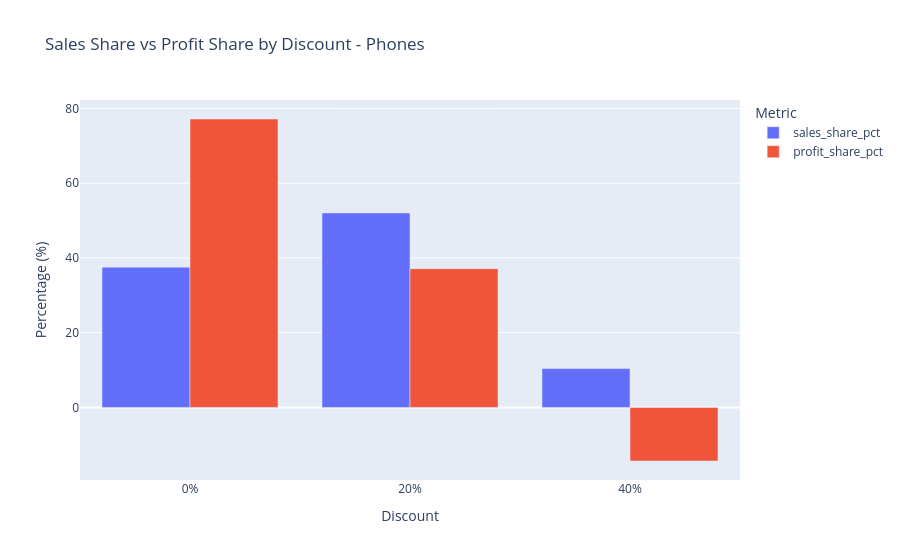

The code cell stored with this chart in its notebook:
### Code cell
df_plot = phones_analysis_discount[
    phones_analysis_discount["discount_label"] != "TOTAL"
]

fig = px.bar(
    df_plot,
    x="discount_label",
    y=["sales_share_pct", "profit_share_pct"],
    barmode="group",
    title="Sales Share vs Profit Share by Discount - Phones",
    labels={
        "discount_label": "Discount",
        "value": "Percentage (%)",
        "variable": "Metric"
    }
)

fig.show()

### Figure 1 — Plotly figure (JSON) as saved in the notebook; plotly's stock layout.template omitted (floating-point values rounded to 4 significant figures)
{"data": [{"alignmentgroup": "True", "hovertemplate": "Metric=sales_share_pct<br>Discount=%{x}<br>Percentage (%)=%{y}<extra></extra>", "legendgroup": "sales_share_pct", "marker": {"color": "#636efa", "pattern": {"shape": ""}}, "name": "sales_share_pct", "offsetgroup": "sales_share_pct", "orientation": "v", "showlegend": true, "textposition": "auto", "type": "bar", "x": ["0%", "20%", "40%"], "xaxis": "x", "y": [37.54, 52.06, 10.41], "yaxis": "y"}, {"alignmentgroup": "True", "hovertemplate": "Metric=profit_share_pct<br>Discount=%{x}<br>Percentage (%)=%{y}<extra></extra>", "legendgroup": "profit_share_pct", "marker": {"color": "#EF553B", "pattern": {"shape": ""}}, "name": "profit_share_pct", "offsetgroup": "profit_share_pct", "orientation": "v", "showlegend": true, "textposition": "auto", "type": "bar", "x": ["0%", "20%", "40%"], "xaxis": "x", "y": [77.2, 37.15, -14.35], "yaxis": "y"}], "layout": {"barmode": "group", "legend": {"title": {"text": "Metric"}, "tracegroupgap": 0}, "title": {"text": "Sales Share vs Profit Share by Discount - Phones"}, "xaxis": {"anchor": "y", "domain": [0, 1], "title": {"text": "Discount"}}, "yaxis": {"anchor": "x", "domain": [0, 1], "title": {"text": "Percentage (%)"}}}}
